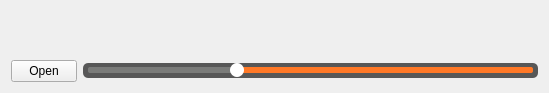
<?xml version="1.0" encoding="UTF-8"?>
<ui version="4.0">
 <class>Widget</class>
 <widget class="QWidget" name="Widget">
  <property name="geometry">
   <rect>
    <x>0</x>
    <y>0</y>
    <width>549</width>
    <height>93</height>
   </rect>
  </property>
  <property name="windowTitle">
   <string>Widget</string>
  </property>
  <layout class="QVBoxLayout" name="verticalLayout">
   <item>
    <layout class="QHBoxLayout" name="horizontalLayout">
     <item>
      <widget class="QLabel" name="labelValue">
       <property name="text">
        <string/>
       </property>
      </widget>
     </item>
     <item>
      <spacer name="horizontalSpacer">
       <property name="orientation">
        <enum>Qt::Horizontal</enum>
       </property>
       <property name="sizeHint" stdset="0">
        <size>
         <width>40</width>
         <height>20</height>
        </size>
       </property>
      </spacer>
     </item>
     <item>
      <widget class="QLabel" name="labelSubValue">
       <property name="text">
        <string/>
       </property>
      </widget>
     </item>
    </layout>
   </item>
   <item>
    <layout class="QHBoxLayout" name="horizontalLayout_2">
     <item>
      <widget class="QPushButton" name="pushButton_play">
       <property name="maximumSize">
        <size>
         <width>66</width>
         <height>16777215</height>
        </size>
       </property>
       <property name="text">
        <string>Open</string>
       </property>
      </widget>
     </item>
     <item>
      <widget class="MySlider" name="m_pSlider">
       <property name="styleSheet">
        <string notr="true">QSlider {
    background-color: rgba(22, 22, 22, 0.7);
	padding-left: 5px;
    padding-right: 5px;
	border-radius: 5px;
    /*background:transparent;*/
}

QSlider::add-page:horizontal {
	background-color: #FF7826;
	height:5px;
	border-radius: 2px;
}

QSlider::sub-page:horizontal {
	background-color: #7A7B79;
	height:5px;
	border-radius: 2px;
}

QSlider::groove:horizontal {
	background:transparent;
	height:6px;
}

QSlider::handle:horizontal {
	height: 14px;
	width: 14px;
	margin: -4px 0px -4px 0px;
	border-radius: 7px;
	background: white;
}</string>
       </property>
       <property name="maximum">
        <number>100</number>
       </property>
       <property name="pageStep">
        <number>0</number>
       </property>
       <property name="value">
        <number>33</number>
       </property>
       <property name="orientation">
        <enum>Qt::Horizontal</enum>
       </property>
      </widget>
     </item>
    </layout>
   </item>
  </layout>
 </widget>
 <customwidgets>
  <customwidget>
   <class>MySlider</class>
   <extends>QSlider</extends>
   <header>myslider.h</header>
  </customwidget>
 </customwidgets>
 <resources/>
 <connections/>
</ui>
